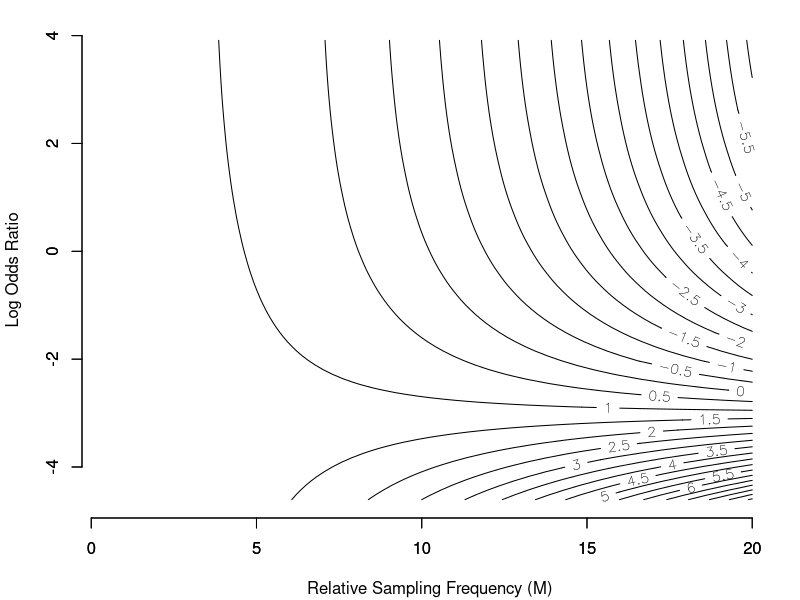

Source code (R):
# Construct a heatmap of the imperfect testing 
# adjustment as a function of the odds ratio and relative fraction
# for a fixed false positive and false negative rate

memadj <- function(odds_ratio, M, FP, FN) {
  ## Compute the Measurement error term D_M
  ## INPUT: Odds ration, relative fraction (M), False Positive rate (FP), and false negative rate (FN)
  ## OUPUT: Imperfect testing adjustment (D_M)
  prevalence = odds_ratio/(1+odds_ratio)
  firstterm = 1 - (M-1) * odds_ratio * (FP*(1-prevalence) + FN *(prevalence))/((1-prevalence) + M * prevalence)
  secondterm = 1/(1-FP-FN)
  return ( firstterm*secondterm )
}

seq_oddsratio = exp(seq(log(0.01), log(50), length.out = 100))
seq_M = exp(seq(log(0.5),log(20), length.out = 100))
result = matrix(nrow = length(seq_oddsratio), ncol = length(seq_M))
result_unadj = matrix(nrow = length(seq_oddsratio), ncol = length(seq_M))
FP = 0.024
FN = 0.13
rho = 0.01
f = 0.001

for(i in 1:length(seq_oddsratio)) {
  for (j in 1:length(seq_M)) {
    odds = seq_oddsratio[i]
    M = seq_M[j]
    result[i,j] = memadj(odds, M, FP, FN)
  }
}

result = data.frame(result)
row.names(result) = round(seq_oddsratio,4)
colnames(result) = round(seq_M,4)

png(filename = "../figs/mem_heatmap.png",
    width = 960, height = 640, units = "px", pointsize = 16)
par(mar = c(4,4,1,1)+0.1)
contour( z = as.matrix(result),
         y = log(seq_oddsratio),
         x = seq_M, nlevels = 30,
         xlab = "Relative Sampling Frequency (M)",
         ylab = "Log Odds Ratio", bty = "n",
         labcex = 0.9)
axis(side =1, cex = 1.5); axis(side = 2, cex = 1.5)
dev.off()
